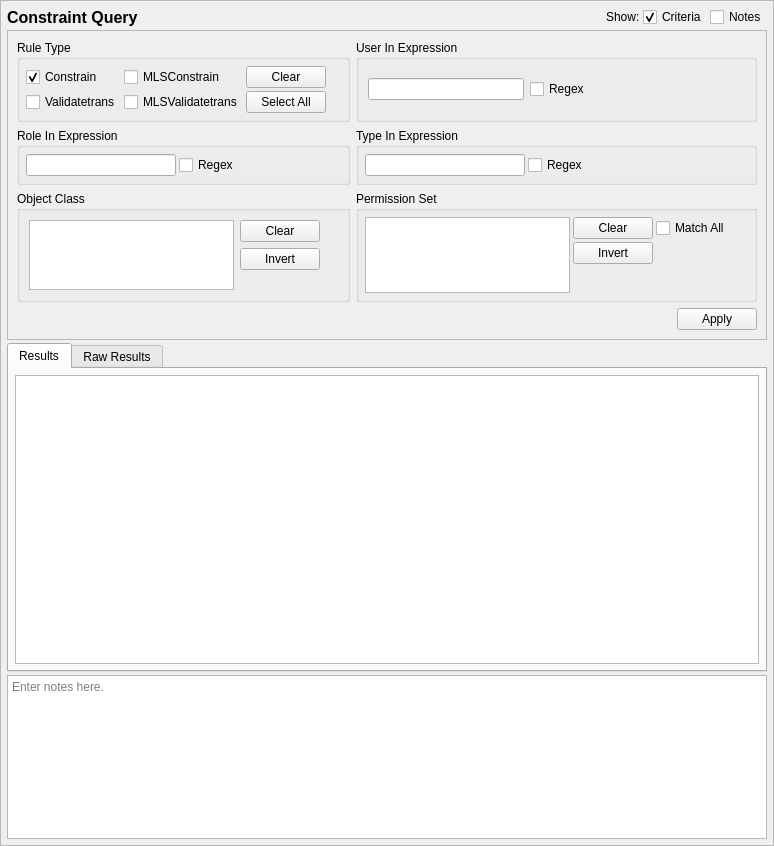
<?xml version="1.0" encoding="UTF-8"?>
<ui version="4.0">
 <class>ConstraintQueryTab_ui</class>
 <widget class="QScrollArea" name="ConstraintQueryTab_ui">
  <property name="geometry">
   <rect>
    <x>0</x>
    <y>0</y>
    <width>774</width>
    <height>846</height>
   </rect>
  </property>
  <property name="sizeAdjustPolicy">
   <enum>QAbstractScrollArea::AdjustToContents</enum>
  </property>
  <property name="widgetResizable">
   <bool>true</bool>
  </property>
  <widget class="QWidget" name="contents">
   <property name="geometry">
    <rect>
     <x>0</x>
     <y>0</y>
     <width>772</width>
     <height>844</height>
    </rect>
   </property>
   <property name="minimumSize">
    <size>
     <width>0</width>
     <height>0</height>
    </size>
   </property>
   <layout class="QGridLayout" name="gridLayout_9">
    <property name="leftMargin">
     <number>6</number>
    </property>
    <property name="topMargin">
     <number>6</number>
    </property>
    <property name="rightMargin">
     <number>6</number>
    </property>
    <property name="bottomMargin">
     <number>6</number>
    </property>
    <property name="spacing">
     <number>3</number>
    </property>
    <item row="0" column="3">
     <widget class="QCheckBox" name="criteria_expander">
      <property name="toolTip">
       <string>Show or hide the search criteria (no settings are lost)</string>
      </property>
      <property name="text">
       <string>Criteria</string>
      </property>
      <property name="checked">
       <bool>true</bool>
      </property>
     </widget>
    </item>
    <item row="0" column="0">
     <widget class="QLabel" name="label">
      <property name="sizePolicy">
       <sizepolicy hsizetype="Preferred" vsizetype="Fixed">
        <horstretch>0</horstretch>
        <verstretch>0</verstretch>
       </sizepolicy>
      </property>
      <property name="maximumSize">
       <size>
        <width>16777215</width>
        <height>20</height>
       </size>
      </property>
      <property name="font">
       <font>
        <pointsize>12</pointsize>
        <weight>75</weight>
        <bold>true</bold>
       </font>
      </property>
      <property name="text">
       <string>Constraint Query</string>
      </property>
     </widget>
    </item>
    <item row="0" column="1">
     <spacer name="horizontalSpacer_8">
      <property name="orientation">
       <enum>Qt::Orientation::Horizontal</enum>
      </property>
      <property name="sizeHint" stdset="0">
       <size>
        <width>40</width>
        <height>20</height>
       </size>
      </property>
     </spacer>
    </item>
    <item row="5" column="0" colspan="5">
     <widget class="QTextEdit" name="notes">
      <property name="sizePolicy">
       <sizepolicy hsizetype="Preferred" vsizetype="Preferred">
        <horstretch>0</horstretch>
        <verstretch>1</verstretch>
       </sizepolicy>
      </property>
      <property name="minimumSize">
       <size>
        <width>0</width>
        <height>80</height>
       </size>
      </property>
      <property name="toolTip">
       <string>Optionally enter notes here about the query.</string>
      </property>
      <property name="placeholderText">
       <string>Enter notes here.</string>
      </property>
     </widget>
    </item>
    <item row="0" column="4">
     <widget class="QCheckBox" name="notes_expander">
      <property name="toolTip">
       <string>Show or hide the notes field (no data is lost)</string>
      </property>
      <property name="text">
       <string>Notes</string>
      </property>
     </widget>
    </item>
    <item row="4" column="0" colspan="5">
     <widget class="QTabWidget" name="results_frame">
      <property name="sizePolicy">
       <sizepolicy hsizetype="Preferred" vsizetype="MinimumExpanding">
        <horstretch>0</horstretch>
        <verstretch>2</verstretch>
       </sizepolicy>
      </property>
      <property name="currentIndex">
       <number>0</number>
      </property>
      <widget class="QWidget" name="results_framePage1">
       <property name="sizePolicy">
        <sizepolicy hsizetype="Preferred" vsizetype="MinimumExpanding">
         <horstretch>0</horstretch>
         <verstretch>0</verstretch>
        </sizepolicy>
       </property>
       <attribute name="title">
        <string>Results</string>
       </attribute>
       <layout class="QVBoxLayout" name="verticalLayout_3">
        <property name="leftMargin">
         <number>6</number>
        </property>
        <property name="topMargin">
         <number>6</number>
        </property>
        <property name="rightMargin">
         <number>6</number>
        </property>
        <property name="bottomMargin">
         <number>6</number>
        </property>
        <item>
         <widget class="SEToolsTableView" name="table_results">
          <property name="sizePolicy">
           <sizepolicy hsizetype="Preferred" vsizetype="MinimumExpanding">
            <horstretch>0</horstretch>
            <verstretch>0</verstretch>
           </sizepolicy>
          </property>
          <property name="sizeAdjustPolicy">
           <enum>QAbstractScrollArea::AdjustIgnored</enum>
          </property>
          <property name="alternatingRowColors">
           <bool>true</bool>
          </property>
          <property name="sortingEnabled">
           <bool>true</bool>
          </property>
         </widget>
        </item>
       </layout>
      </widget>
      <widget class="QWidget" name="results_framePage2">
       <property name="sizePolicy">
        <sizepolicy hsizetype="Preferred" vsizetype="MinimumExpanding">
         <horstretch>0</horstretch>
         <verstretch>0</verstretch>
        </sizepolicy>
       </property>
       <attribute name="title">
        <string>Raw Results</string>
       </attribute>
       <layout class="QVBoxLayout" name="verticalLayout_2">
        <property name="leftMargin">
         <number>6</number>
        </property>
        <property name="topMargin">
         <number>6</number>
        </property>
        <property name="rightMargin">
         <number>6</number>
        </property>
        <property name="bottomMargin">
         <number>6</number>
        </property>
        <item>
         <widget class="QPlainTextEdit" name="raw_results">
          <property name="sizePolicy">
           <sizepolicy hsizetype="Preferred" vsizetype="MinimumExpanding">
            <horstretch>0</horstretch>
            <verstretch>0</verstretch>
           </sizepolicy>
          </property>
          <property name="minimumSize">
           <size>
            <width>0</width>
            <height>0</height>
           </size>
          </property>
          <property name="font">
           <font>
            <family>Monospace</family>
           </font>
          </property>
          <property name="documentTitle">
           <string/>
          </property>
          <property name="lineWrapMode">
           <enum>QPlainTextEdit::NoWrap</enum>
          </property>
          <property name="readOnly">
           <bool>true</bool>
          </property>
         </widget>
        </item>
       </layout>
      </widget>
     </widget>
    </item>
    <item row="0" column="2">
     <widget class="QLabel" name="label_2">
      <property name="sizePolicy">
       <sizepolicy hsizetype="Preferred" vsizetype="Fixed">
        <horstretch>0</horstretch>
        <verstretch>0</verstretch>
       </sizepolicy>
      </property>
      <property name="text">
       <string>Show:</string>
      </property>
     </widget>
    </item>
    <item row="1" column="0" colspan="5">
     <widget class="QFrame" name="criteria_frame">
      <property name="sizePolicy">
       <sizepolicy hsizetype="Preferred" vsizetype="Preferred">
        <horstretch>0</horstretch>
        <verstretch>1</verstretch>
       </sizepolicy>
      </property>
      <property name="maximumSize">
       <size>
        <width>16777215</width>
        <height>16777215</height>
       </size>
      </property>
      <property name="frameShape">
       <enum>QFrame::StyledPanel</enum>
      </property>
      <property name="frameShadow">
       <enum>QFrame::Raised</enum>
      </property>
      <layout class="QGridLayout" name="gridLayout_3">
       <item row="0" column="0" colspan="2">
        <widget class="QGroupBox" name="ruletype_criteria">
         <property name="sizePolicy">
          <sizepolicy hsizetype="Preferred" vsizetype="Preferred">
           <horstretch>0</horstretch>
           <verstretch>0</verstretch>
          </sizepolicy>
         </property>
         <property name="maximumSize">
          <size>
           <width>16777215</width>
           <height>150</height>
          </size>
         </property>
         <property name="title">
          <string>Rule Type</string>
         </property>
         <layout class="QGridLayout" name="gridLayout">
          <property name="leftMargin">
           <number>6</number>
          </property>
          <property name="topMargin">
           <number>6</number>
          </property>
          <property name="rightMargin">
           <number>6</number>
          </property>
          <property name="bottomMargin">
           <number>6</number>
          </property>
          <property name="spacing">
           <number>3</number>
          </property>
          <item row="1" column="1">
           <widget class="QCheckBox" name="mlsvalidatetrans">
            <property name="text">
             <string>MLSValidatetrans</string>
            </property>
           </widget>
          </item>
          <item row="0" column="1">
           <widget class="QCheckBox" name="mlsconstrain">
            <property name="text">
             <string>MLSConstrain</string>
            </property>
           </widget>
          </item>
          <item row="0" column="5">
           <spacer name="horizontalSpacer">
            <property name="orientation">
             <enum>Qt::Orientation::Horizontal</enum>
            </property>
            <property name="sizeHint" stdset="0">
             <size>
              <width>40</width>
              <height>20</height>
             </size>
            </property>
           </spacer>
          </item>
          <item row="1" column="4">
           <widget class="QPushButton" name="all_ruletypes">
            <property name="text">
             <string>Select All</string>
            </property>
           </widget>
          </item>
          <item row="0" column="0">
           <widget class="QCheckBox" name="constrain">
            <property name="text">
             <string>Constrain</string>
            </property>
            <property name="checked">
             <bool>true</bool>
            </property>
           </widget>
          </item>
          <item row="0" column="4">
           <widget class="QPushButton" name="clear_ruletypes">
            <property name="text">
             <string>Clear</string>
            </property>
            <property name="checkable">
             <bool>false</bool>
            </property>
           </widget>
          </item>
          <item row="1" column="0">
           <widget class="QCheckBox" name="validatetrans">
            <property name="text">
             <string>Validatetrans</string>
            </property>
            <property name="checked">
             <bool>false</bool>
            </property>
           </widget>
          </item>
         </layout>
        </widget>
       </item>
       <item row="1" column="0" colspan="2">
        <widget class="QGroupBox" name="role_criteria">
         <property name="maximumSize">
          <size>
           <width>16777215</width>
           <height>100</height>
          </size>
         </property>
         <property name="title">
          <string>Role In Expression</string>
         </property>
         <layout class="QGridLayout" name="gridLayout_2">
          <property name="leftMargin">
           <number>6</number>
          </property>
          <property name="topMargin">
           <number>6</number>
          </property>
          <property name="rightMargin">
           <number>6</number>
          </property>
          <property name="bottomMargin">
           <number>6</number>
          </property>
          <property name="spacing">
           <number>3</number>
          </property>
          <item row="0" column="0">
           <widget class="QLineEdit" name="role">
            <property name="sizePolicy">
             <sizepolicy hsizetype="Expanding" vsizetype="Fixed">
              <horstretch>0</horstretch>
              <verstretch>0</verstretch>
             </sizepolicy>
            </property>
            <property name="minimumSize">
             <size>
              <width>150</width>
              <height>0</height>
             </size>
            </property>
            <property name="maximumSize">
             <size>
              <width>250</width>
              <height>16777215</height>
             </size>
            </property>
           </widget>
          </item>
          <item row="0" column="2">
           <spacer name="horizontalSpacer_6">
            <property name="orientation">
             <enum>Qt::Orientation::Horizontal</enum>
            </property>
            <property name="sizeHint" stdset="0">
             <size>
              <width>40</width>
              <height>20</height>
             </size>
            </property>
           </spacer>
          </item>
          <item row="0" column="1">
           <widget class="QCheckBox" name="role_regex">
            <property name="enabled">
             <bool>true</bool>
            </property>
            <property name="toolTip">
             <string>Use regular expressions to match the context's role.</string>
            </property>
            <property name="text">
             <string>Regex</string>
            </property>
           </widget>
          </item>
         </layout>
        </widget>
       </item>
       <item row="3" column="1" colspan="3">
        <widget class="QDialogButtonBox" name="buttonBox">
         <property name="standardButtons">
          <set>QDialogButtonBox::StandardButton::Apply</set>
         </property>
        </widget>
       </item>
       <item row="2" column="0" colspan="2">
        <widget class="QGroupBox" name="class_criteria">
         <property name="title">
          <string>Object Class</string>
         </property>
         <layout class="QGridLayout" name="gridLayout_4">
          <item row="0" column="0" rowspan="3" colspan="2">
           <widget class="QListView" name="tclass">
            <property name="sizePolicy">
             <sizepolicy hsizetype="Expanding" vsizetype="Preferred">
              <horstretch>0</horstretch>
              <verstretch>0</verstretch>
             </sizepolicy>
            </property>
            <property name="maximumSize">
             <size>
              <width>250</width>
              <height>16777215</height>
             </size>
            </property>
            <property name="toolTip">
             <string>Match the object class of the constraint.</string>
            </property>
            <property name="selectionMode">
             <enum>QAbstractItemView::ExtendedSelection</enum>
            </property>
           </widget>
          </item>
          <item row="0" column="2">
           <widget class="QPushButton" name="clear_class">
            <property name="text">
             <string>Clear</string>
            </property>
           </widget>
          </item>
          <item row="0" column="3">
           <spacer name="horizontalSpacer_4">
            <property name="orientation">
             <enum>Qt::Orientation::Horizontal</enum>
            </property>
            <property name="sizeHint" stdset="0">
             <size>
              <width>40</width>
              <height>20</height>
             </size>
            </property>
           </spacer>
          </item>
          <item row="2" column="2">
           <spacer name="verticalSpacer_2">
            <property name="orientation">
             <enum>Qt::Orientation::Vertical</enum>
            </property>
            <property name="sizeHint" stdset="0">
             <size>
              <width>20</width>
              <height>40</height>
             </size>
            </property>
           </spacer>
          </item>
          <item row="1" column="2">
           <widget class="QPushButton" name="invert_class">
            <property name="text">
             <string>Invert</string>
            </property>
           </widget>
          </item>
         </layout>
        </widget>
       </item>
       <item row="1" column="2" colspan="2">
        <widget class="QGroupBox" name="type_criteria">
         <property name="maximumSize">
          <size>
           <width>16777215</width>
           <height>100</height>
          </size>
         </property>
         <property name="title">
          <string>Type In Expression</string>
         </property>
         <layout class="QGridLayout" name="gridLayout_5">
          <property name="leftMargin">
           <number>6</number>
          </property>
          <property name="topMargin">
           <number>6</number>
          </property>
          <property name="rightMargin">
           <number>6</number>
          </property>
          <property name="bottomMargin">
           <number>6</number>
          </property>
          <property name="spacing">
           <number>3</number>
          </property>
          <item row="0" column="1">
           <widget class="QLineEdit" name="type_">
            <property name="sizePolicy">
             <sizepolicy hsizetype="Expanding" vsizetype="Fixed">
              <horstretch>0</horstretch>
              <verstretch>0</verstretch>
             </sizepolicy>
            </property>
            <property name="minimumSize">
             <size>
              <width>150</width>
              <height>0</height>
             </size>
            </property>
            <property name="maximumSize">
             <size>
              <width>250</width>
              <height>16777215</height>
             </size>
            </property>
           </widget>
          </item>
          <item row="0" column="3">
           <spacer name="horizontalSpacer_7">
            <property name="orientation">
             <enum>Qt::Orientation::Horizontal</enum>
            </property>
            <property name="sizeHint" stdset="0">
             <size>
              <width>40</width>
              <height>20</height>
             </size>
            </property>
           </spacer>
          </item>
          <item row="0" column="2">
           <widget class="QCheckBox" name="type_regex">
            <property name="toolTip">
             <string>Use regular expressions to match the context's type.</string>
            </property>
            <property name="text">
             <string>Regex</string>
            </property>
           </widget>
          </item>
         </layout>
        </widget>
       </item>
       <item row="2" column="2" colspan="2">
        <widget class="QGroupBox" name="perms_criteria">
         <property name="title">
          <string>Permission Set</string>
         </property>
         <layout class="QGridLayout" name="gridLayout_6">
          <property name="leftMargin">
           <number>6</number>
          </property>
          <property name="topMargin">
           <number>6</number>
          </property>
          <property name="rightMargin">
           <number>6</number>
          </property>
          <property name="bottomMargin">
           <number>6</number>
          </property>
          <property name="spacing">
           <number>3</number>
          </property>
          <item row="1" column="2">
           <widget class="QPushButton" name="invert_perms">
            <property name="text">
             <string>Invert</string>
            </property>
           </widget>
          </item>
          <item row="0" column="2">
           <widget class="QPushButton" name="clear_perms">
            <property name="text">
             <string>Clear</string>
            </property>
           </widget>
          </item>
          <item row="0" column="4">
           <spacer name="horizontalSpacer_5">
            <property name="orientation">
             <enum>Qt::Orientation::Horizontal</enum>
            </property>
            <property name="sizeHint" stdset="0">
             <size>
              <width>40</width>
              <height>20</height>
             </size>
            </property>
           </spacer>
          </item>
          <item row="0" column="3">
           <widget class="QCheckBox" name="perms_subset">
            <property name="toolTip">
             <string>A matching rule will have all of the selected permissions.</string>
            </property>
            <property name="text">
             <string>Match All</string>
            </property>
           </widget>
          </item>
          <item row="2" column="2">
           <spacer name="verticalSpacer">
            <property name="orientation">
             <enum>Qt::Orientation::Vertical</enum>
            </property>
            <property name="sizeHint" stdset="0">
             <size>
              <width>20</width>
              <height>40</height>
             </size>
            </property>
           </spacer>
          </item>
          <item row="0" column="0" rowspan="3" colspan="2">
           <widget class="QListView" name="perms">
            <property name="sizePolicy">
             <sizepolicy hsizetype="Expanding" vsizetype="Preferred">
              <horstretch>0</horstretch>
              <verstretch>0</verstretch>
             </sizepolicy>
            </property>
            <property name="maximumSize">
             <size>
              <width>250</width>
              <height>16777215</height>
             </size>
            </property>
            <property name="toolTip">
             <string>The list of permissions common to selected object classes.</string>
            </property>
            <property name="selectionMode">
             <enum>QAbstractItemView::ExtendedSelection</enum>
            </property>
           </widget>
          </item>
         </layout>
        </widget>
       </item>
       <item row="0" column="2" colspan="2">
        <widget class="QGroupBox" name="user_critera">
         <property name="title">
          <string>User In Expression</string>
         </property>
         <layout class="QGridLayout" name="gridLayout_7">
          <item row="0" column="0">
           <widget class="QLineEdit" name="user">
            <property name="sizePolicy">
             <sizepolicy hsizetype="Expanding" vsizetype="Fixed">
              <horstretch>0</horstretch>
              <verstretch>0</verstretch>
             </sizepolicy>
            </property>
            <property name="minimumSize">
             <size>
              <width>150</width>
              <height>0</height>
             </size>
            </property>
            <property name="maximumSize">
             <size>
              <width>250</width>
              <height>16777215</height>
             </size>
            </property>
           </widget>
          </item>
          <item row="0" column="1">
           <widget class="QCheckBox" name="user_regex">
            <property name="enabled">
             <bool>true</bool>
            </property>
            <property name="toolTip">
             <string>Use regular expressions to match the context's role.</string>
            </property>
            <property name="text">
             <string>Regex</string>
            </property>
           </widget>
          </item>
          <item row="0" column="2">
           <spacer name="horizontalSpacer_2">
            <property name="orientation">
             <enum>Qt::Orientation::Horizontal</enum>
            </property>
            <property name="sizeHint" stdset="0">
             <size>
              <width>133</width>
              <height>20</height>
             </size>
            </property>
           </spacer>
          </item>
         </layout>
        </widget>
       </item>
      </layout>
     </widget>
    </item>
   </layout>
  </widget>
 </widget>
 <customwidgets>
  <customwidget>
   <class>SEToolsTableView</class>
   <extends>QTableView</extends>
   <header>setoolsgui/tableview.h</header>
  </customwidget>
 </customwidgets>
 <tabstops>
  <tabstop>criteria_expander</tabstop>
  <tabstop>notes_expander</tabstop>
  <tabstop>constrain</tabstop>
  <tabstop>mlsconstrain</tabstop>
  <tabstop>validatetrans</tabstop>
  <tabstop>mlsvalidatetrans</tabstop>
  <tabstop>clear_ruletypes</tabstop>
  <tabstop>all_ruletypes</tabstop>
  <tabstop>role</tabstop>
  <tabstop>type_</tabstop>
  <tabstop>clear_class</tabstop>
  <tabstop>invert_class</tabstop>
  <tabstop>perms</tabstop>
  <tabstop>clear_perms</tabstop>
  <tabstop>invert_perms</tabstop>
  <tabstop>perms_subset</tabstop>
  <tabstop>results_frame</tabstop>
  <tabstop>table_results</tabstop>
  <tabstop>raw_results</tabstop>
  <tabstop>notes</tabstop>
 </tabstops>
 <resources/>
 <connections>
  <connection>
   <sender>criteria_expander</sender>
   <signal>toggled(bool)</signal>
   <receiver>criteria_frame</receiver>
   <slot>setVisible(bool)</slot>
   <hints>
    <hint type="sourcelabel">
     <x>629</x>
     <y>16</y>
    </hint>
    <hint type="destinationlabel">
     <x>379</x>
     <y>239</y>
    </hint>
   </hints>
  </connection>
  <connection>
   <sender>notes_expander</sender>
   <signal>toggled(bool)</signal>
   <receiver>notes</receiver>
   <slot>setVisible(bool)</slot>
   <hints>
    <hint type="sourcelabel">
     <x>735</x>
     <y>16</y>
    </hint>
    <hint type="destinationlabel">
     <x>386</x>
     <y>776</y>
    </hint>
   </hints>
  </connection>
  <connection>
   <sender>clear_perms</sender>
   <signal>clicked()</signal>
   <receiver>perms</receiver>
   <slot>clearSelection()</slot>
   <hints>
    <hint type="sourcelabel">
     <x>565</x>
     <y>312</y>
    </hint>
    <hint type="destinationlabel">
     <x>448</x>
     <y>330</y>
    </hint>
   </hints>
  </connection>
  <connection>
   <sender>clear_class</sender>
   <signal>clicked()</signal>
   <receiver>tclass</receiver>
   <slot>clearSelection()</slot>
   <hints>
    <hint type="sourcelabel">
     <x>282</x>
     <y>230</y>
    </hint>
    <hint type="destinationlabel">
     <x>132</x>
     <y>254</y>
    </hint>
   </hints>
  </connection>
 </connections>
</ui>
